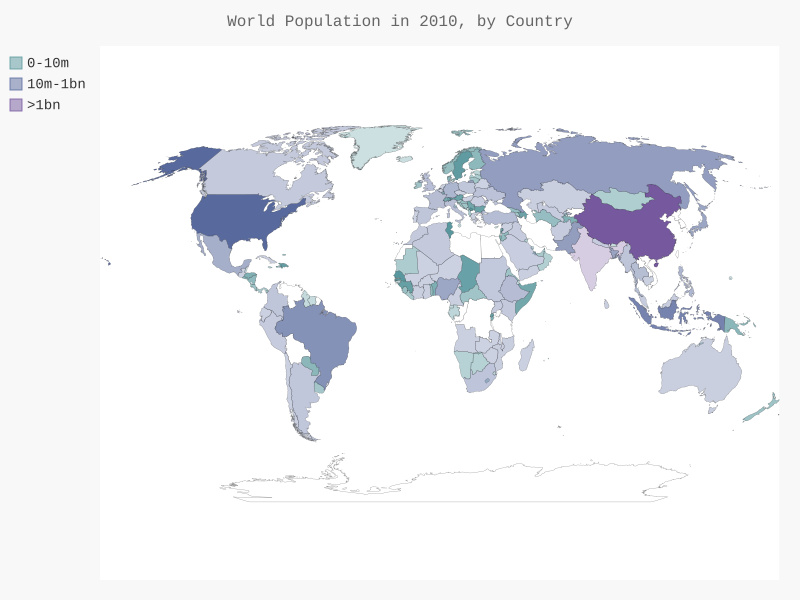

Reproduce this figure in Python.
import json
from pygal.maps.world import World
from country_codes import get_country_code
from pygal.style import LightColorizedStyle as LCS, RotateStyle as RS

# load the data into a list
filename = 'population_data.json'
with open(filename) as f:
    pop_data = json.load(f)

# build a dictionary of population data
cc_populations = {}

for pop_dict in pop_data:
    if pop_dict['Year'] == '2000':
        country_name = pop_dict['Country Name']
        population = int(float(pop_dict['Value']))
        code = get_country_code(country_name)
        if code:
            cc_populations[code] = population

# group the countries into 3 population levels
cc_pops_1, cc_pops_2, cc_pops_3 = {}, {}, {}

for cc, pop in cc_populations.items():
    if pop < 10000000:
        cc_pops_1[cc] = pop
    elif pop < 1000000000:
        cc_pops_2[cc] = pop
    else:
        cc_pops_3[cc] = pop

# see how many countries are in each level
print(len(cc_pops_1), len(cc_pops_2), len(cc_pops_3))

#wm_style = RotateStyle('#336699')
wm_style = RS('#58979d', base_style=LCS)
wm = World(style=wm_style)
wm.title = 'World Population in 2010, by Country'
wm.add('0-10m', cc_pops_1)
wm.add('10m-1bn', cc_pops_2)
wm.add('>1bn', cc_pops_3)

wm.render_to_file('world_population.svg')
